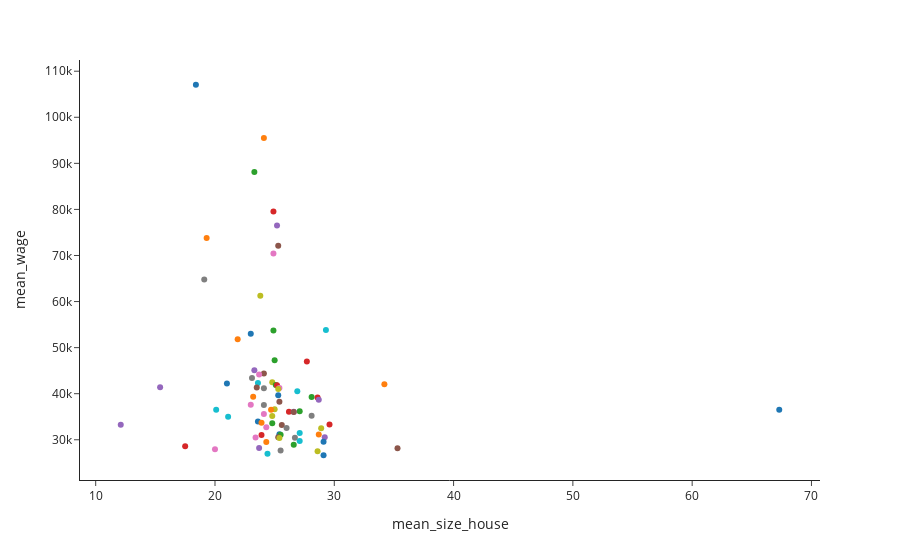

Notebook code cell kept with this figure:
### Code cell
fig=px.scatter(df, x='mean_size_house', y='mean_wage', template='simple_white',
          hover_name='город', color='город')
fig.update_layout(showlegend=False)

### Figure 1 — Plotly figure (JSON) as saved in the notebook; plotly's stock layout.template omitted (floating-point values rounded to 4 significant figures)
{"data": [{"hovertemplate": "<b>%{hovertext}</b><br><br>город=Анадырь<br>mean_size_house=%{x}<br>mean_wage=%{y}<extra></extra>", "hovertext": ["Анадырь"], "legendgroup": "Анадырь", "marker": {"color": "#1F77B4", "symbol": "circle"}, "mode": "markers", "name": "Анадырь", "orientation": "v", "showlegend": true, "type": "scatter", "x": [18.4], "xaxis": "x", "y": [107100.0], "yaxis": "y"}, {"hovertemplate": "<b>%{hovertext}</b><br><br>город=Салехард<br>mean_size_house=%{x}<br>mean_wage=%{y}<extra></extra>", "hovertext": ["Салехард"], "legendgroup": "Салехард", "marker": {"color": "#FF7F0E", "symbol": "circle"}, "mode": "markers", "name": "Салехард", "orientation": "v", "showlegend": true, "type": "scatter", "x": [24.1], "xaxis": "x", "y": [95496], "yaxis": "y"}, {"hovertemplate": "<b>%{hovertext}</b><br><br>город=Южно-Сахалинск<br>mean_size_house=%{x}<br>mean_wage=%{y}<extra></extra>", "hovertext": ["Южно-Сахалинск"], "legendgroup": "Южно-Сахалинск", "marker": {"color": "#2CA02C", "symbol": "circle"}, "mode": "markers", "name": "Южно-Сахалинск", "orientation": "v", "showlegend": true, "type": "scatter", "x": [23.3], "xaxis": "x", "y": [88150.0], "yaxis": "y"}, {"hovertemplate": "<b>%{hovertext}</b><br><br>город=Магадан<br>mean_size_house=%{x}<br>mean_wage=%{y}<extra></extra>", "hovertext": ["Магадан"], "legendgroup": "Магадан", "marker": {"color": "#D62728", "symbol": "circle"}, "mode": "markers", "name": "Магадан", "orientation": "v", "showlegend": true, "type": "scatter", "x": [24.9], "xaxis": "x", "y": [79540.0], "yaxis": "y"}, {"hovertemplate": "<b>%{hovertext}</b><br><br>город=Петропавловск-Камчатский<br>mean_size_house=%{x}<br>mean_wage=%{y}<extra></extra>", "hovertext": ["Петропавловск-Камчатский"], "legendgroup": "Петропавловск-Камчатский", "marker": {"color": "#9467BD", "symbol": "circle"}, "mode": "markers", "name": "Петропавловск-Камчатский", "orientation": "v", "showlegend": true, "type": "scatter", "x": [25.2], "xaxis": "x", "y": [76530.0], "yaxis": "y"}, {"hovertemplate": "<b>%{hovertext}</b><br><br>город=Ханты-Мансийск<br>mean_size_house=%{x}<br>mean_wage=%{y}<extra></extra>", "hovertext": ["Ханты-Мансийск"], "legendgroup": "Ханты-Мансийск", "marker": {"color": "#8C564B", "symbol": "circle"}, "mode": "markers", "name": "Ханты-Мансийск", "orientation": "v", "showlegend": true, "type": "scatter", "x": [25.3], "xaxis": "x", "y": [72090.0], "yaxis": "y"}, {"hovertemplate": "<b>%{hovertext}</b><br><br>город=Нарьян-Мар<br>mean_size_house=%{x}<br>mean_wage=%{y}<extra></extra>", "hovertext": ["Нарьян-Мар"], "legendgroup": "Нарьян-Мар", "marker": {"color": "#E377C2", "symbol": "circle"}, "mode": "markers", "name": "Нарьян-Мар", "orientation": "v", "showlegend": true, "type": "scatter", "x": [24.9], "xaxis": "x", "y": [70420.0], "yaxis": "y"}, {"hovertemplate": "<b>%{hovertext}</b><br><br>город=Якутск<br>mean_size_house=%{x}<br>mean_wage=%{y}<extra></extra>", "hovertext": ["Якутск"], "legendgroup": "Якутск", "marker": {"color": "#7F7F7F", "symbol": "circle"}, "mode": "markers", "name": "Якутск", "orientation": "v", "showlegend": true, "type": "scatter", "x": [19.1], "xaxis": "x", "y": [64800.0], "yaxis": "y"}, {"hovertemplate": "<b>%{hovertext}</b><br><br>город=Мурманск<br>mean_size_house=%{x}<br>mean_wage=%{y}<extra></extra>", "hovertext": ["Мурманск"], "legendgroup": "Мурманск", "marker": {"color": "#BCBD22", "symbol": "circle"}, "mode": "markers", "name": "Мурманск", "orientation": "v", "showlegend": true, "type": "scatter", "x": [23.8], "xaxis": "x", "y": [61260.0], "yaxis": "y"}, {"hovertemplate": "<b>%{hovertext}</b><br><br>город=Тюмень<br>mean_size_house=%{x}<br>mean_wage=%{y}<extra></extra>", "hovertext": ["Тюмень"], "legendgroup": "Тюмень", "marker": {"color": "#17BECF", "symbol": "circle"}, "mode": "markers", "name": "Тюмень", "orientation": "v", "showlegend": true, "type": "scatter", "x": [29.3], "xaxis": "x", "y": [53830.0], "yaxis": "y"}, {"hovertemplate": "<b>%{hovertext}</b><br><br>город=Хабаровск<br>mean_size_house=%{x}<br>mean_wage=%{y}<extra></extra>", "hovertext": ["Хабаровск"], "legendgroup": "Хабаровск", "marker": {"color": "#1F77B4", "symbol": "circle"}, "mode": "markers", "name": "Хабаровск", "orientation": "v", "showlegend": true, "type": "scatter", "x": [23], "xaxis": "x", "y": [52990.0], "yaxis": "y"}, {"hovertemplate": "<b>%{hovertext}</b><br><br>город=Владивосток<br>mean_size_house=%{x}<br>mean_wage=%{y}<extra></extra>", "hovertext": ["Владивосток"], "legendgroup": "Владивосток", "marker": {"color": "#FF7F0E", "symbol": "circle"}, "mode": "markers", "name": "Владивосток", "orientation": "v", "showlegend": true, "type": "scatter", "x": [21.9], "xaxis": "x", "y": [51830.0], "yaxis": "y"}, {"hovertemplate": "<b>%{hovertext}</b><br><br>город=Екатеринбург<br>mean_size_house=%{x}<br>mean_wage=%{y}<extra></extra>", "hovertext": ["Екатеринбург"], "legendgroup": "Екатеринбург", "marker": {"color": "#2CA02C", "symbol": "circle"}, "mode": "markers", "name": "Екатеринбург", "orientation": "v", "showlegend": true, "type": "scatter", "x": [25], "xaxis": "x", "y": [47270.0], "yaxis": "y"}, {"hovertemplate": "<b>%{hovertext}</b><br><br>город=Иркутск<br>mean_size_house=%{x}<br>mean_wage=%{y}<extra></extra>", "hovertext": ["Иркутск"], "legendgroup": "Иркутск", "marker": {"color": "#D62728", "symbol": "circle"}, "mode": "markers", "name": "Иркутск", "orientation": "v", "showlegend": true, "type": "scatter", "x": [27.7], "xaxis": "x", "y": [46980], "yaxis": "y"}, {"hovertemplate": "<b>%{hovertext}</b><br><br>город=Архангельск<br>mean_size_house=%{x}<br>mean_wage=%{y}<extra></extra>", "hovertext": ["Архангельск"], "legendgroup": "Архангельск", "marker": {"color": "#9467BD", "symbol": "circle"}, "mode": "markers", "name": "Архангельск", "orientation": "v", "showlegend": true, "type": "scatter", "x": [23.3], "xaxis": "x", "y": [45100.0], "yaxis": "y"}, {"hovertemplate": "<b>%{hovertext}</b><br><br>город=Красноярск<br>mean_size_house=%{x}<br>mean_wage=%{y}<extra></extra>", "hovertext": ["Красноярск"], "legendgroup": "Красноярск", "marker": {"color": "#8C564B", "symbol": "circle"}, "mode": "markers", "name": "Красноярск", "orientation": "v", "showlegend": true, "type": "scatter", "x": [24.1], "xaxis": "x", "y": [44380.0], "yaxis": "y"}, {"hovertemplate": "<b>%{hovertext}</b><br><br>город=Сыктывкар<br>mean_size_house=%{x}<br>mean_wage=%{y}<extra></extra>", "hovertext": ["Сыктывкар"], "legendgroup": "Сыктывкар", "marker": {"color": "#E377C2", "symbol": "circle"}, "mode": "markers", "name": "Сыктывкар", "orientation": "v", "showlegend": true, "type": "scatter", "x": [23.7], "xaxis": "x", "y": [44180.0], "yaxis": "y"}, {"hovertemplate": "<b>%{hovertext}</b><br><br>город=Томск<br>mean_size_house=%{x}<br>mean_wage=%{y}<extra></extra>", "hovertext": ["Томск"], "legendgroup": "Томск", "marker": {"color": "#7F7F7F", "symbol": "circle"}, "mode": "markers", "name": "Томск", "orientation": "v", "showlegend": true, "type": "scatter", "x": [23.1], "xaxis": "x", "y": [43410.0], "yaxis": "y"}, {"hovertemplate": "<b>%{hovertext}</b><br><br>город=Нижний Новгород<br>mean_size_house=%{x}<br>mean_wage=%{y}<extra></extra>", "hovertext": ["Нижний Новгород"], "legendgroup": "Нижний Новгород", "marker": {"color": "#BCBD22", "symbol": "circle"}, "mode": "markers", "name": "Нижний Новгород", "orientation": "v", "showlegend": true, "type": "scatter", "x": [24.8], "xaxis": "x", "y": [42470.0], "yaxis": "y"}, {"hovertemplate": "<b>%{hovertext}</b><br><br>город=Уфа<br>mean_size_house=%{x}<br>mean_wage=%{y}<extra></extra>", "hovertext": ["Уфа"], "legendgroup": "Уфа", "marker": {"color": "#17BECF", "symbol": "circle"}, "mode": "markers", "name": "Уфа", "orientation": "v", "showlegend": true, "type": "scatter", "x": [23.6], "xaxis": "x", "y": [42310.0], "yaxis": "y"}, {"hovertemplate": "<b>%{hovertext}</b><br><br>город=Чита<br>mean_size_house=%{x}<br>mean_wage=%{y}<extra></extra>", "hovertext": ["Чита"], "legendgroup": "Чита", "marker": {"color": "#1F77B4", "symbol": "circle"}, "mode": "markers", "name": "Чита", "orientation": "v", "showlegend": true, "type": "scatter", "x": [21], "xaxis": "x", "y": [42200.0], "yaxis": "y"}, {"hovertemplate": "<b>%{hovertext}</b><br><br>город=Краснодар<br>mean_size_house=%{x}<br>mean_wage=%{y}<extra></extra>", "hovertext": ["Краснодар"], "legendgroup": "Краснодар", "marker": {"color": "#FF7F0E", "symbol": "circle"}, "mode": "markers", "name": "Краснодар", "orientation": "v", "showlegend": true, "type": "scatter", "x": [34.2], "xaxis": "x", "y": [42030.0], "yaxis": "y"}, {"hovertemplate": "<b>%{hovertext}</b><br><br>город=Новосибирск<br>mean_size_house=%{x}<br>mean_wage=%{y}<extra></extra>", "hovertext": ["Новосибирск"], "legendgroup": "Новосибирск", "marker": {"color": "#2CA02C", "symbol": "circle"}, "mode": "markers", "name": "Новосибирск", "orientation": "v", "showlegend": true, "type": "scatter", "x": [25.1], "xaxis": "x", "y": [41884], "yaxis": "y"}, {"hovertemplate": "<b>%{hovertext}</b><br><br>город=Благовещенск<br>mean_size_house=%{x}<br>mean_wage=%{y}<extra></extra>", "hovertext": ["Благовещенск"], "legendgroup": "Благовещенск", "marker": {"color": "#D62728", "symbol": "circle"}, "mode": "markers", "name": "Благовещенск", "orientation": "v", "showlegend": true, "type": "scatter", "x": [25.2], "xaxis": "x", "y": [41810.0], "yaxis": "y"}, {"hovertemplate": "<b>%{hovertext}</b><br><br>город=Кызыл<br>mean_size_house=%{x}<br>mean_wage=%{y}<extra></extra>", "hovertext": ["Кызыл"], "legendgroup": "Кызыл", "marker": {"color": "#9467BD", "symbol": "circle"}, "mode": "markers", "name": "Кызыл", "orientation": "v", "showlegend": true, "type": "scatter", "x": [15.4], "xaxis": "x", "y": [41383], "yaxis": "y"}, {"hovertemplate": "<b>%{hovertext}</b><br><br>город=Пермь<br>mean_size_house=%{x}<br>mean_wage=%{y}<extra></extra>", "hovertext": ["Пермь"], "legendgroup": "Пермь", "marker": {"color": "#8C564B", "symbol": "circle"}, "mode": "markers", "name": "Пермь", "orientation": "v", "showlegend": true, "type": "scatter", "x": [23.5], "xaxis": "x", "y": [41330.0], "yaxis": "y"}, {"hovertemplate": "<b>%{hovertext}</b><br><br>город=Петрозаводск<br>mean_size_house=%{x}<br>mean_wage=%{y}<extra></extra>", "hovertext": ["Петрозаводск"], "legendgroup": "Петрозаводск", "marker": {"color": "#E377C2", "symbol": "circle"}, "mode": "markers", "name": "Петрозаводск", "orientation": "v", "showlegend": true, "type": "scatter", "x": [25.4], "xaxis": "x", "y": [41230.0], "yaxis": "y"}, {"hovertemplate": "<b>%{hovertext}</b><br><br>город=Абакан<br>mean_size_house=%{x}<br>mean_wage=%{y}<extra></extra>", "hovertext": ["Абакан"], "legendgroup": "Абакан", "marker": {"color": "#7F7F7F", "symbol": "circle"}, "mode": "markers", "name": "Абакан", "orientation": "v", "showlegend": true, "type": "scatter", "x": [24.1], "xaxis": "x", "y": [41200.0], "yaxis": "y"}, {"hovertemplate": "<b>%{hovertext}</b><br><br>город=Казань<br>mean_size_house=%{x}<br>mean_wage=%{y}<extra></extra>", "hovertext": ["Казань"], "legendgroup": "Казань", "marker": {"color": "#BCBD22", "symbol": "circle"}, "mode": "markers", "name": "Казань", "orientation": "v", "showlegend": true, "type": "scatter", "x": [25.3], "xaxis": "x", "y": [41020.0], "yaxis": "y"}, {"hovertemplate": "<b>%{hovertext}</b><br><br>город=Ростов-на-Дону<br>mean_size_house=%{x}<br>mean_wage=%{y}<extra></extra>", "hovertext": ["Ростов-на-Дону"], "legendgroup": "Ростов-на-Дону", "marker": {"color": "#17BECF", "symbol": "circle"}, "mode": "markers", "name": "Ростов-на-Дону", "orientation": "v", "showlegend": true, "type": "scatter", "x": [26.9], "xaxis": "x", "y": [40560.0], "yaxis": "y"}, {"hovertemplate": "<b>%{hovertext}</b><br><br>город=Калуга<br>mean_size_house=%{x}<br>mean_wage=%{y}<extra></extra>", "hovertext": ["Калуга"], "legendgroup": "Калуга", "marker": {"color": "#1F77B4", "symbol": "circle"}, "mode": "markers", "name": "Калуга", "orientation": "v", "showlegend": true, "type": "scatter", "x": [25.3], "xaxis": "x", "y": [39650.0], "yaxis": "y"}, {"hovertemplate": "<b>%{hovertext}</b><br><br>город=Кемерово<br>mean_size_house=%{x}<br>mean_wage=%{y}<extra></extra>", "hovertext": ["Кемерово"], "legendgroup": "Кемерово", "marker": {"color": "#FF7F0E", "symbol": "circle"}, "mode": "markers", "name": "Кемерово", "orientation": "v", "showlegend": true, "type": "scatter", "x": [23.2], "xaxis": "x", "y": [39320.0], "yaxis": "y"}, {"hovertemplate": "<b>%{hovertext}</b><br><br>город=Самара<br>mean_size_house=%{x}<br>mean_wage=%{y}<extra></extra>", "hovertext": ["Самара"], "legendgroup": "Самара", "marker": {"color": "#2CA02C", "symbol": "circle"}, "mode": "markers", "name": "Самара", "orientation": "v", "showlegend": true, "type": "scatter", "x": [28.1], "xaxis": "x", "y": [39300.0], "yaxis": "y"}, {"hovertemplate": "<b>%{hovertext}</b><br><br>город=Тула<br>mean_size_house=%{x}<br>mean_wage=%{y}<extra></extra>", "hovertext": ["Тула"], "legendgroup": "Тула", "marker": {"color": "#D62728", "symbol": "circle"}, "mode": "markers", "name": "Тула", "orientation": "v", "showlegend": true, "type": "scatter", "x": [28.6], "xaxis": "x", "y": [39180.0], "yaxis": "y"}, {"hovertemplate": "<b>%{hovertext}</b><br><br>город=Калининград<br>mean_size_house=%{x}<br>mean_wage=%{y}<extra></extra>", "hovertext": ["Калининград"], "legendgroup": "Калининград", "marker": {"color": "#9467BD", "symbol": "circle"}, "mode": "markers", "name": "Калининград", "orientation": "v", "showlegend": true, "type": "scatter", "x": [28.7], "xaxis": "x", "y": [38686], "yaxis": "y"}, {"hovertemplate": "<b>%{hovertext}</b><br><br>город=Челябинск<br>mean_size_house=%{x}<br>mean_wage=%{y}<extra></extra>", "hovertext": ["Челябинск"], "legendgroup": "Челябинск", "marker": {"color": "#8C564B", "symbol": "circle"}, "mode": "markers", "name": "Челябинск", "orientation": "v", "showlegend": true, "type": "scatter", "x": [25.4], "xaxis": "x", "y": [38230.0], "yaxis": "y"}, {"hovertemplate": "<b>%{hovertext}</b><br><br>город=Биробиджан<br>mean_size_house=%{x}<br>mean_wage=%{y}<extra></extra>", "hovertext": ["Биробиджан"], "legendgroup": "Биробиджан", "marker": {"color": "#E377C2", "symbol": "circle"}, "mode": "markers", "name": "Биробиджан", "orientation": "v", "showlegend": true, "type": "scatter", "x": [23], "xaxis": "x", "y": [37590.0], "yaxis": "y"}, {"hovertemplate": "<b>%{hovertext}</b><br><br>город=Ярославль<br>mean_size_house=%{x}<br>mean_wage=%{y}<extra></extra>", "hovertext": ["Ярославль"], "legendgroup": "Ярославль", "marker": {"color": "#7F7F7F", "symbol": "circle"}, "mode": "markers", "name": "Ярославль", "orientation": "v", "showlegend": true, "type": "scatter", "x": [24.1], "xaxis": "x", "y": [37530.0], "yaxis": "y"}, {"hovertemplate": "<b>%{hovertext}</b><br><br>город=Великий Новгород<br>mean_size_house=%{x}<br>mean_wage=%{y}<extra></extra>", "hovertext": ["Великий Новгород"], "legendgroup": "Великий Новгород", "marker": {"color": "#BCBD22", "symbol": "circle"}, "mode": "markers", "name": "Великий Новгород", "orientation": "v", "showlegend": true, "type": "scatter", "x": [25], "xaxis": "x", "y": [36640.0], "yaxis": "y"}, {"hovertemplate": "<b>%{hovertext}</b><br><br>город=Улан-Удэ<br>mean_size_house=%{x}<br>mean_wage=%{y}<extra></extra>", "hovertext": ["Улан-Удэ"], "legendgroup": "Улан-Удэ", "marker": {"color": "#17BECF", "symbol": "circle"}, "mode": "markers", "name": "Улан-Удэ", "orientation": "v", "showlegend": true, "type": "scatter", "x": [20.1], "xaxis": "x", "y": [36540.0], "yaxis": "y"}, {"hovertemplate": "<b>%{hovertext}</b><br><br>город=Магас<br>mean_size_house=%{x}<br>mean_wage=%{y}<extra></extra>", "hovertext": ["Магас"], "legendgroup": "Магас", "marker": {"color": "#1F77B4", "symbol": "circle"}, "mode": "markers", "name": "Магас", "orientation": "v", "showlegend": true, "type": "scatter", "x": [67.3], "xaxis": "x", "y": [36520.0], "yaxis": "y"}, {"hovertemplate": "<b>%{hovertext}</b><br><br>город=Оренбург<br>mean_size_house=%{x}<br>mean_wage=%{y}<extra></extra>", "hovertext": ["Оренбург"], "legendgroup": "Оренбург", "marker": {"color": "#FF7F0E", "symbol": "circle"}, "mode": "markers", "name": "Оренбург", "orientation": "v", "showlegend": true, "type": "scatter", "x": [24.7], "xaxis": "x", "y": [36520.0], "yaxis": "y"}, {"hovertemplate": "<b>%{hovertext}</b><br><br>город=Липецк<br>mean_size_house=%{x}<br>mean_wage=%{y}<extra></extra>", "hovertext": ["Липецк"], "legendgroup": "Липецк", "marker": {"color": "#2CA02C", "symbol": "circle"}, "mode": "markers", "name": "Липецк", "orientation": "v", "showlegend": true, "type": "scatter", "x": [27.1], "xaxis": "x", "y": [36190.0], "yaxis": "y"}, {"hovertemplate": "<b>%{hovertext}</b><br><br>город=Тверь<br>mean_size_house=%{x}<br>mean_wage=%{y}<extra></extra>", "hovertext": ["Тверь"], "legendgroup": "Тверь", "marker": {"color": "#D62728", "symbol": "circle"}, "mode": "markers", "name": "Тверь", "orientation": "v", "showlegend": true, "type": "scatter", "x": [26.2], "xaxis": "x", "y": [36097], "yaxis": "y"}, {"hovertemplate": "<b>%{hovertext}</b><br><br>город=Вологда<br>mean_size_house=%{x}<br>mean_wage=%{y}<extra></extra>", "hovertext": ["Вологда"], "legendgroup": "Вологда", "marker": {"color": "#9467BD", "symbol": "circle"}, "mode": "markers", "name": "Вологда", "orientation": "v", "showlegend": true, "type": "scatter", "x": [26.6], "xaxis": "x", "y": [36070.0], "yaxis": "y"}, {"hovertemplate": "<b>%{hovertext}</b><br><br>город=Рязань<br>mean_size_house=%{x}<br>mean_wage=%{y}<extra></extra>", "hovertext": ["Рязань"], "legendgroup": "Рязань", "marker": {"color": "#8C564B", "symbol": "circle"}, "mode": "markers", "name": "Рязань", "orientation": "v", "showlegend": true, "type": "scatter", "x": [26.6], "xaxis": "x", "y": [36020.0], "yaxis": "y"}, {"hovertemplate": "<b>%{hovertext}</b><br><br>город=Омск<br>mean_size_house=%{x}<br>mean_wage=%{y}<extra></extra>", "hovertext": ["Омск"], "legendgroup": "Омск", "marker": {"color": "#E377C2", "symbol": "circle"}, "mode": "markers", "name": "Омск", "orientation": "v", "showlegend": true, "type": "scatter", "x": [24.1], "xaxis": "x", "y": [35602], "yaxis": "y"}, {"hovertemplate": "<b>%{hovertext}</b><br><br>город=Воронеж<br>mean_size_house=%{x}<br>mean_wage=%{y}<extra></extra>", "hovertext": ["Воронеж"], "legendgroup": "Воронеж", "marker": {"color": "#7F7F7F", "symbol": "circle"}, "mode": "markers", "name": "Воронеж", "orientation": "v", "showlegend": true, "type": "scatter", "x": [28.1], "xaxis": "x", "y": [35200.0], "yaxis": "y"}, {"hovertemplate": "<b>%{hovertext}</b><br><br>город=Астрахань<br>mean_size_house=%{x}<br>mean_wage=%{y}<extra></extra>", "hovertext": ["Астрахань"], "legendgroup": "Астрахань", "marker": {"color": "#BCBD22", "symbol": "circle"}, "mode": "markers", "name": "Астрахань", "orientation": "v", "showlegend": true, "type": "scatter", "x": [24.8], "xaxis": "x", "y": [35179], "yaxis": "y"}, {"hovertemplate": "<b>%{hovertext}</b><br><br>город=Ижевск<br>mean_size_house=%{x}<br>mean_wage=%{y}<extra></extra>", "hovertext": ["Ижевск"], "legendgroup": "Ижевск", "marker": {"color": "#17BECF", "symbol": "circle"}, "mode": "markers", "name": "Ижевск", "orientation": "v", "showlegend": true, "type": "scatter", "x": [21.1], "xaxis": "x", "y": [35010.0], "yaxis": "y"}, {"hovertemplate": "<b>%{hovertext}</b><br><br>город=Горно-Алтайск<br>mean_size_house=%{x}<br>mean_wage=%{y}<extra></extra>", "hovertext": ["Горно-Алтайск"], "legendgroup": "Горно-Алтайск", "marker": {"color": "#1F77B4", "symbol": "circle"}, "mode": "markers", "name": "Горно-Алтайск", "orientation": "v", "showlegend": true, "type": "scatter", "x": [23.6], "xaxis": "x", "y": [33960.0], "yaxis": "y"}, {"hovertemplate": "<b>%{hovertext}</b><br><br>город=Волгоград <br>mean_size_house=%{x}<br>mean_wage=%{y}<extra></extra>", "hovertext": ["Волгоград "], "legendgroup": "Волгоград ", "marker": {"color": "#FF7F0E", "symbol": "circle"}, "mode": "markers", "name": "Волгоград ", "orientation": "v", "showlegend": true, "type": "scatter", "x": [23.9], "xaxis": "x", "y": [33720.0], "yaxis": "y"}, {"hovertemplate": "<b>%{hovertext}</b><br><br>город=Белгород<br>mean_size_house=%{x}<br>mean_wage=%{y}<extra></extra>", "hovertext": ["Белгород"], "legendgroup": "Белгород", "marker": {"color": "#2CA02C", "symbol": "circle"}, "mode": "markers", "name": "Белгород", "orientation": "v", "showlegend": true, "type": "scatter", "x": [24.8], "xaxis": "x", "y": [33570.0], "yaxis": "y"}, {"hovertemplate": "<b>%{hovertext}</b><br><br>город=Ставрополь<br>mean_size_house=%{x}<br>mean_wage=%{y}<extra></extra>", "hovertext": ["Ставрополь"], "legendgroup": "Ставрополь", "marker": {"color": "#D62728", "symbol": "circle"}, "mode": "markers", "name": "Ставрополь", "orientation": "v", "showlegend": true, "type": "scatter", "x": [29.6], "xaxis": "x", "y": [33290.0], "yaxis": "y"}, {"hovertemplate": "<b>%{hovertext}</b><br><br>город=Симферополь<br>mean_size_house=%{x}<br>mean_wage=%{y}<extra></extra>", "hovertext": ["Симферополь"], "legendgroup": "Симферополь", "marker": {"color": "#9467BD", "symbol": "circle"}, "mode": "markers", "name": "Симферополь", "orientation": "v", "showlegend": true, "type": "scatter", "x": [12.1], "xaxis": "x", "y": [33280.0], "yaxis": "y"}, {"hovertemplate": "<b>%{hovertext}</b><br><br>город=Владимир<br>mean_size_house=%{x}<br>mean_wage=%{y}<extra></extra>", "hovertext": ["Владимир"], "legendgroup": "Владимир", "marker": {"color": "#8C564B", "symbol": "circle"}, "mode": "markers", "name": "Владимир", "orientation": "v", "showlegend": true, "type": "scatter", "x": [25.6], "xaxis": "x", "y": [33210.0], "yaxis": "y"}, {"hovertemplate": "<b>%{hovertext}</b><br><br>город=Киров<br>mean_size_house=%{x}<br>mean_wage=%{y}<extra></extra>", "hovertext": ["Киров"], "legendgroup": "Киров", "marker": {"color": "#E377C2", "symbol": "circle"}, "mode": "markers", "name": "Киров", "orientation": "v", "showlegend": true, "type": "scatter", "x": [24.3], "xaxis": "x", "y": [32720.0], "yaxis": "y"}, {"hovertemplate": "<b>%{hovertext}</b><br><br>город=Ульяновск<br>mean_size_house=%{x}<br>mean_wage=%{y}<extra></extra>", "hovertext": ["Ульяновск"], "legendgroup": "Ульяновск", "marker": {"color": "#7F7F7F", "symbol": "circle"}, "mode": "markers", "name": "Ульяновск", "orientation": "v", "showlegend": true, "type": "scatter", "x": [26], "xaxis": "x", "y": [32560.0], "yaxis": "y"}, {"hovertemplate": "<b>%{hovertext}</b><br><br>город=Саратов<br>mean_size_house=%{x}<br>mean_wage=%{y}<extra></extra>", "hovertext": ["Саратов"], "legendgroup": "Саратов", "marker": {"color": "#BCBD22", "symbol": "circle"}, "mode": "markers", "name": "Саратов", "orientation": "v", "showlegend": true, "type": "scatter", "x": [28.9], "xaxis": "x", "y": [32500.0], "yaxis": "y"}, {"hovertemplate": "<b>%{hovertext}</b><br><br>город=Смоленск<br>mean_size_house=%{x}<br>mean_wage=%{y}<extra></extra>", "hovertext": ["Смоленск"], "legendgroup": "Смоленск", "marker": {"color": "#17BECF", "symbol": "circle"}, "mode": "markers", "name": "Смоленск", "orientation": "v", "showlegend": true, "type": "scatter", "x": [27.1], "xaxis": "x", "y": [31462], "yaxis": "y"}, {"hovertemplate": "<b>%{hovertext}</b><br><br>город=Курган<br>mean_size_house=%{x}<br>mean_wage=%{y}<extra></extra>", "hovertext": ["Курган"], "legendgroup": "Курган", "marker": {"color": "#1F77B4", "symbol": "circle"}, "mode": "markers", "name": "Курган", "orientation": "v", "showlegend": true, "type": "scatter", "x": [25.4], "xaxis": "x", "y": [31200.0], "yaxis": "y"}, {"hovertemplate": "<b>%{hovertext}</b><br><br>город=Пенза<br>mean_size_house=%{x}<br>mean_wage=%{y}<extra></extra>", "hovertext": ["Пенза"], "legendgroup": "Пенза", "marker": {"color": "#FF7F0E", "symbol": "circle"}, "mode": "markers", "name": "Пенза", "orientation": "v", "showlegend": true, "type": "scatter", "x": [28.7], "xaxis": "x", "y": [31130.0], "yaxis": "y"}, {"hovertemplate": "<b>%{hovertext}</b><br><br>город=Йошкар-Ола<br>mean_size_house=%{x}<br>mean_wage=%{y}<extra></extra>", "hovertext": ["Йошкар-Ола"], "legendgroup": "Йошкар-Ола", "marker": {"color": "#2CA02C", "symbol": "circle"}, "mode": "markers", "name": "Йошкар-Ола", "orientation": "v", "showlegend": true, "type": "scatter", "x": [25.5], "xaxis": "x", "y": [31100.0], "yaxis": "y"}, {"hovertemplate": "<b>%{hovertext}</b><br><br>город=Барнаул<br>mean_size_house=%{x}<br>mean_wage=%{y}<extra></extra>", "hovertext": ["Барнаул"], "legendgroup": "Барнаул", "marker": {"color": "#D62728", "symbol": "circle"}, "mode": "markers", "name": "Барнаул", "orientation": "v", "showlegend": true, "type": "scatter", "x": [23.9], "xaxis": "x", "y": [31010.0], "yaxis": "y"}, {"hovertemplate": "<b>%{hovertext}</b><br><br>город=Брянск<br>mean_size_house=%{x}<br>mean_wage=%{y}<extra></extra>", "hovertext": ["Брянск"], "legendgroup": "Брянск", "marker": {"color": "#9467BD", "symbol": "circle"}, "mode": "markers", "name": "Брянск", "orientation": "v", "showlegend": true, "type": "scatter", "x": [29.2], "xaxis": "x", "y": [30540.0], "yaxis": "y"}, {"hovertemplate": "<b>%{hovertext}</b><br><br>город=Псков<br>mean_size_house=%{x}<br>mean_wage=%{y}<extra></extra>", "hovertext": ["Псков"], "legendgroup": "Псков", "marker": {"color": "#8C564B", "symbol": "circle"}, "mode": "markers", "name": "Псков", "orientation": "v", "showlegend": true, "type": "scatter", "x": [25.3], "xaxis": "x", "y": [30540.0], "yaxis": "y"}, {"hovertemplate": "<b>%{hovertext}</b><br><br>город=Чебоксары<br>mean_size_house=%{x}<br>mean_wage=%{y}<extra></extra>", "hovertext": ["Чебоксары"], "legendgroup": "Чебоксары", "marker": {"color": "#E377C2", "symbol": "circle"}, "mode": "markers", "name": "Чебоксары", "orientation": "v", "showlegend": true, "type": "scatter", "x": [23.4], "xaxis": "x", "y": [30510.0], "yaxis": "y"}, {"hovertemplate": "<b>%{hovertext}</b><br><br>город=Грозный<br>mean_size_house=%{x}<br>mean_wage=%{y}<extra></extra>", "hovertext": ["Грозный"], "legendgroup": "Грозный", "marker": {"color": "#7F7F7F", "symbol": "circle"}, "mode": "markers", "name": "Грозный", "orientation": "v", "showlegend": true, "type": "scatter", "x": [26.7], "xaxis": "x", "y": [30455], "yaxis": "y"}, {"hovertemplate": "<b>%{hovertext}</b><br><br>город=Кострома<br>mean_size_house=%{x}<br>mean_wage=%{y}<extra></extra>", "hovertext": ["Кострома"], "legendgroup": "Кострома", "marker": {"color": "#BCBD22", "symbol": "circle"}, "mode": "markers", "name": "Кострома", "orientation": "v", "showlegend": true, "type": "scatter", "x": [25.4], "xaxis": "x", "y": [30370.0], "yaxis": "y"}, {"hovertemplate": "<b>%{hovertext}</b><br><br>город=Курск<br>mean_size_house=%{x}<br>mean_wage=%{y}<extra></extra>", "hovertext": ["Курск"], "legendgroup": "Курск", "marker": {"color": "#17BECF", "symbol": "circle"}, "mode": "markers", "name": "Курск", "orientation": "v", "showlegend": true, "type": "scatter", "x": [27.1], "xaxis": "x", "y": [29750.0], "yaxis": "y"}, {"hovertemplate": "<b>%{hovertext}</b><br><br>город=Орел<br>mean_size_house=%{x}<br>mean_wage=%{y}<extra></extra>", "hovertext": ["Орел"], "legendgroup": "Орел", "marker": {"color": "#1F77B4", "symbol": "circle"}, "mode": "markers", "name": "Орел", "orientation": "v", "showlegend": true, "type": "scatter", "x": [29.1], "xaxis": "x", "y": [29580.0], "yaxis": "y"}, {"hovertemplate": "<b>%{hovertext}</b><br><br>город=Иваново<br>mean_size_house=%{x}<br>mean_wage=%{y}<extra></extra>", "hovertext": ["Иваново"], "legendgroup": "Иваново", "marker": {"color": "#FF7F0E", "symbol": "circle"}, "mode": "markers", "name": "Иваново", "orientation": "v", "showlegend": true, "type": "scatter", "x": [24.3], "xaxis": "x", "y": [29500.0], "yaxis": "y"}, {"hovertemplate": "<b>%{hovertext}</b><br><br>город=Тамбов<br>mean_size_house=%{x}<br>mean_wage=%{y}<extra></extra>", "hovertext": ["Тамбов"], "legendgroup": "Тамбов", "marker": {"color": "#2CA02C", "symbol": "circle"}, "mode": "markers", "name": "Тамбов", "orientation": "v", "showlegend": true, "type": "scatter", "x": [26.6], "xaxis": "x", "y": [28930.0], "yaxis": "y"}, {"hovertemplate": "<b>%{hovertext}</b><br><br>город=Махачкала<br>mean_size_house=%{x}<br>mean_wage=%{y}<extra></extra>", "hovertext": ["Махачкала"], "legendgroup": "Махачкала", "marker": {"color": "#D62728", "symbol": "circle"}, "mode": "markers", "name": "Махачкала", "orientation": "v", "showlegend": true, "type": "scatter", "x": [17.5], "xaxis": "x", "y": [28610.0], "yaxis": "y"}, {"hovertemplate": "<b>%{hovertext}</b><br><br>город=Саранск<br>mean_size_house=%{x}<br>mean_wage=%{y}<extra></extra>", "hovertext": ["Саранск"], "legendgroup": "Саранск", "marker": {"color": "#9467BD", "symbol": "circle"}, "mode": "markers", "name": "Саранск", "orientation": "v", "showlegend": true, "type": "scatter", "x": [23.7], "xaxis": "x", "y": [28210.0], "yaxis": "y"}, {"hovertemplate": "<b>%{hovertext}</b><br><br>город=Владикавказ<br>mean_size_house=%{x}<br>mean_wage=%{y}<extra></extra>", "hovertext": ["Владикавказ"], "legendgroup": "Владикавказ", "marker": {"color": "#8C564B", "symbol": "circle"}, "mode": "markers", "name": "Владикавказ", "orientation": "v", "showlegend": true, "type": "scatter", "x": [35.3], "xaxis": "x", "y": [28180.0], "yaxis": "y"}, {"hovertemplate": "<b>%{hovertext}</b><br><br>город=Нальчик<br>mean_size_house=%{x}<br>mean_wage=%{y}<extra></extra>", "hovertext": ["Нальчик"], "legendgroup": "Нальчик", "marker": {"color": "#E377C2", "symbol": "circle"}, "mode": "markers", "name": "Нальчик", "orientation": "v", "showlegend": true, "type": "scatter", "x": [20], "xaxis": "x", "y": [27960.0], "yaxis": "y"}, {"hovertemplate": "<b>%{hovertext}</b><br><br>город=Севастополь<br>mean_size_house=%{x}<br>mean_wage=%{y}<extra></extra>", "hovertext": ["Севастополь"], "legendgroup": "Севастополь", "marker": {"color": "#7F7F7F", "symbol": "circle"}, "mode": "markers", "name": "Севастополь", "orientation": "v", "showlegend": true, "type": "scatter", "x": [25.5], "xaxis": "x", "y": [27687], "yaxis": "y"}, {"hovertemplate": "<b>%{hovertext}</b><br><br>город=Майкоп<br>mean_size_house=%{x}<br>mean_wage=%{y}<extra></extra>", "hovertext": ["Майкоп"], "legendgroup": "Майкоп", "marker": {"color": "#BCBD22", "symbol": "circle"}, "mode": "markers", "name": "Майкоп", "orientation": "v", "showlegend": true, "type": "scatter", "x": [28.6], "xaxis": "x", "y": [27480.0], "yaxis": "y"}, {"hovertemplate": "<b>%{hovertext}</b><br><br>город=Черкесск<br>mean_size_house=%{x}<br>mean_wage=%{y}<extra></extra>", "hovertext": ["Черкесск"], "legendgroup": "Черкесск", "marker": {"color": "#17BECF", "symbol": "circle"}, "mode": "markers", "name": "Черкесск", "orientation": "v", "showlegend": true, "type": "scatter", "x": [24.4], "xaxis": "x", "y": [26960.0], "yaxis": "y"}, {"hovertemplate": "<b>%{hovertext}</b><br><br>город=Элиста<br>mean_size_house=%{x}<br>mean_wage=%{y}<extra></extra>", "hovertext": ["Элиста"], "legendgroup": "Элиста", "marker": {"color": "#1F77B4", "symbol": "circle"}, "mode": "markers", "name": "Элиста", "orientation": "v", "showlegend": true, "type": "scatter", "x": [29.1], "xaxis": "x", "y": [26640.0], "yaxis": "y"}, {"hovertemplate": "<b>%{hovertext}</b><br><br>город=Москва<br>mean_size_house=%{x}<br>mean_wage=%{y}<extra></extra>", "hovertext": ["Москва"], "legendgroup": "Москва", "marker": {"color": "#FF7F0E", "symbol": "circle"}, "mode": "markers", "name": "Москва", "orientation": "v", "showlegend": true, "type": "scatter", "x": [19.3], "xaxis": "x", "y": [73812], "yaxis": "y"}, {"hovertemplate": "<b>%{hovertext}</b><br><br>город=Санкт-Петербург<br>mean_size_house=%{x}<br>mean_wage=%{y}<extra></extra>", "hovertext": ["Санкт-Петербург"], "legendgroup": "Санкт-Петербург", "marker": {"color": "#2CA02C", "symbol": "circle"}, "mode": "markers", "name": "Санкт-Петербург", "orientation": "v", "showlegend": true, "type": "scatter", "x": [24.9], "xaxis": "x", "y": [53740], "yaxis": "y"}], "layout": {"legend": {"title": {"text": "город"}, "tracegroupgap": 0}, "margin": {"t": 60}, "showlegend": false, "xaxis": {"anchor": "y", "domain": [0, 1], "title": {"text": "mean_size_house"}}, "yaxis": {"anchor": "x", "domain": [0, 1], "title": {"text": "mean_wage"}}}}
